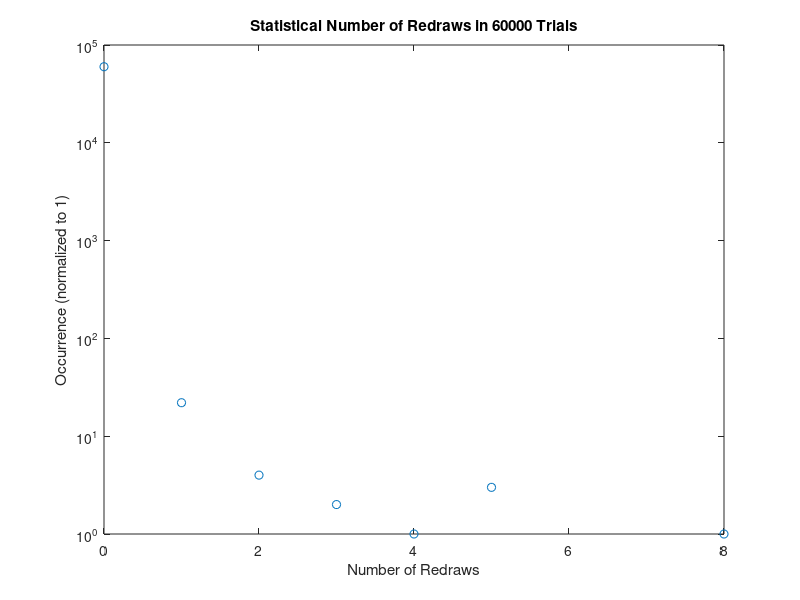

Source code (MATLAB):
taken = [12 21 25 47 6 7 59 69 11 88 13 27 5 16 19 22 33 77 64 3 8 17 20 29 2 26 24 100 70 52 4 99 97 14];
mine = [28 31 90];
numbers = 1:100;
taken = [taken mine];
maximum_number_of_redraws = length(numbers)-length(taken) + 1;


fprintf('Computing the probabilities to win a raffle with %d numbers which you claimed %d of total claimed %d...\n', length(numbers), length(mine), length(taken))

%% PROBABILISTIC CHANCES OF WIN
% Redoes the raffle when an unclaimed number is picked
% Assumes the unclaimed number is put back into the bag and could be picked again
raffleCount = 1:maximum_number_of_redraws;
pRedraw = (length(numbers)-raffleCount+1-length(taken))./(length(numbers)-raffleCount+1);
pSingleDraw = length(taken)./(length(numbers)-raffleCount+1);
pNotWinning = (length(taken)-length(mine))./length(taken);
pWinning = length(mine)./length(taken);
pWin = pRedraw.^(raffleCount-1).*pSingleDraw.*pWinning;
theoreticalPwin = sum(pWin);
fprintf('Theoretical probability of winning: %.2f%%\n', theoreticalPwin*100)


%% STATISTICAL CHANCES OF WIN
% Redoes the raffle when an unclaimed number is picked
% Takes into account that a number is discarded when an unclaimed number is picked
numIwon = 0;
numRaffles = 60e3;
numRedraws = zeros(maximum_number_of_redraws, 1);
remainingNumbers = numbers;
fprintf('Now wait a little bit until we simulate some draws...\n')
for numRaffle = 1:numRaffles
    numberIndex = floor(length(remainingNumbers)*rand)+1;
    raffleNumber = remainingNumbers(numberIndex);
    raffleIndex = find( taken == raffleNumber  );
    redrawCount = 0;
    while isempty(raffleIndex)
        remainingNumbers(numberIndex) = [];
        numberIndex = floor(length(remainingNumbers)*rand)+1;
        raffleNumber = remainingNumbers(numberIndex);
        raffleIndex = find( taken == raffleNumber  );
        redrawCount = redrawCount + 1;
    end
    numRedraws(redrawCount+1) = numRedraws(redrawCount+1) + 1;
    iwon = ~isempty(find(raffleNumber == mine, 1)); 
    if iwon
        numIwon = numIwon + 1;
    end
end
fprintf('Statistical probability of winning: %.2f%%\n', numIwon*100/numRaffles)

maxRedraws = find( numRedraws ~= 0 , 1, 'last' );
for redrawIndex = 1:maxRedraws
    fprintf('# of %d Consecutive Redraws in a Single Raffle: %d\n', redrawIndex-1, numRedraws(redrawIndex));
end
stem(0:maxRedraws-1, numRedraws(1:maxRedraws))
set(gca,'YScale','log')
title(sprintf('Statistical Number of Redraws in %d Trials', numRaffles))
xlabel('Number of Redraws')
ylabel('Occurrence (normalized to 1)')
